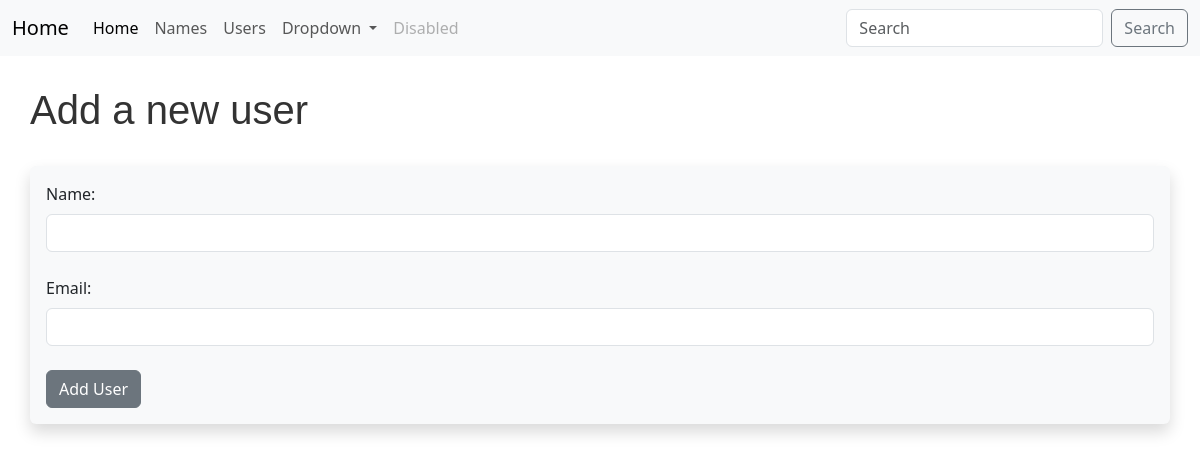
The app's page /add_user, older data.
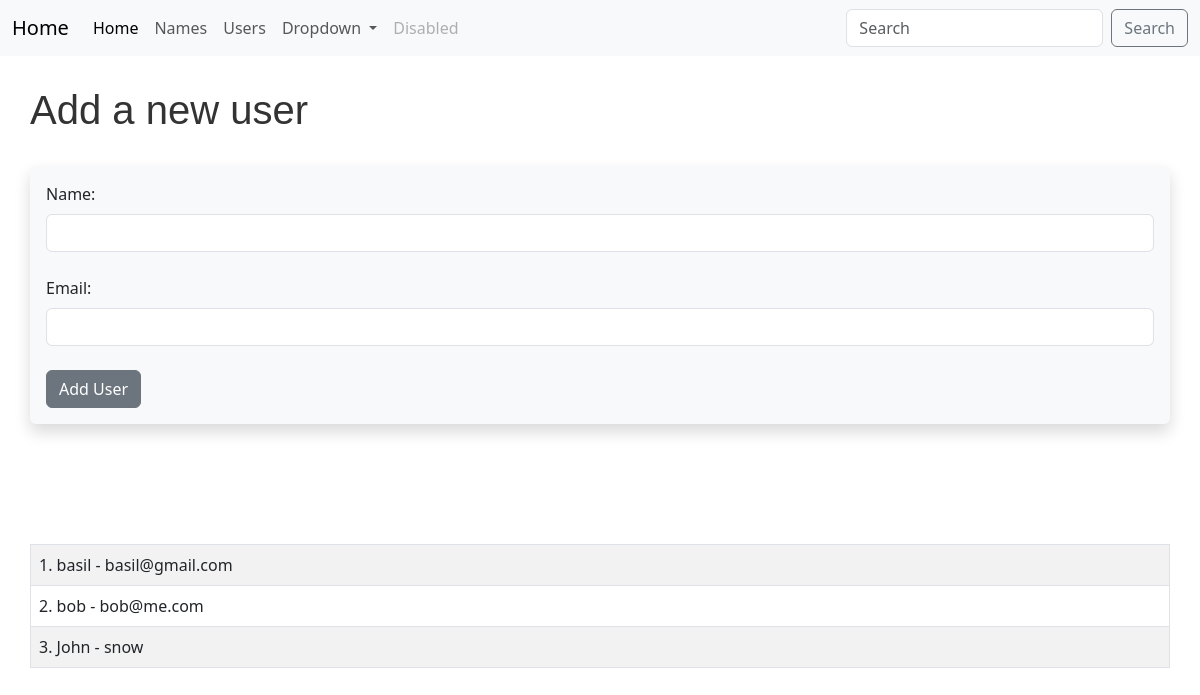
The same page, newer data.
### config.py (models this page shows, shortened)
class Users(db.Model):
    id = db.Column(db.Integer, primary_key=True)
    name = db.Column(db.String(200), nullable=False)
    email = db.Column(db.String(120), nullable=False, unique=True)
    date_added = db.Column(db.DateTime, default=datetime.utcnow)

### config.py (the view, shortened to what this page needs)
@app.route('/add_user', methods=['GET', 'POST'])
def add_user():
    name = None
    form = UserForm()
    our_users = Users.query.order_by(Users.date_added)
    return render_template("add_user.html",
        form = form,
        name = name,
        our_users=our_users)

### config.py
class UserForm(FlaskForm):
    name = StringField("Name:", validators=[DataRequired()])
    email = StringField("Email:", validators=[DataRequired()])
    submit = SubmitField("Add User")

### templates/add_user.html (shortened to what this page needs)
{% extends 'base.html' %}
{% block content %}
{% if name %}
    <h1> User Added ! </h1>
    {% for message in get_flashed_messages()  %}
    <div class="alert alert-warning alert-dismissible fade show" role="alert">
       {{name }} {{ message }}
        <button type="button" class="btn-close" data-bs-dismiss="alert" aria-label="Close"></button>
      </div>
    {% endfor %}
    <br/> <br/> <br/>
    <table class="table table-striped table-hover table-bordered">
        {% for our_user in our_users %}
        <tr>
           <td>{{our_user.id }}. {{ our_user.name
        }} - {{ our_user.email }} </td>
        </tr>
        {% endfor %}
        </table>
{% else %}
    <h1>Add a new user </h1>
    <br/>
    <div class="shadow p-3 mb-5 bg-body-tertiary rounded">
    <form method="POST">
        {{ form.name.label (class="form-label") }}
        {{ form.name(class="form-control") }}
        <br/>
        {{ form.email.label(class="form-label")}}
        {{ form.email(class="form-control") }}
        <br/>
        {{ form.submit(class="btn btn-secondary") }}
    </form>
    </div>
<br/> <br/> <br/>
<table class="table table-striped table-hover table-bordered">
{% for our_user in our_users %}
<tr>
   <td>{{our_user.id }}. {{ our_user.name
}} - {{ our_user.email }} </td>
</tr>
{% endfor %}
</table>
{% endif %}
{% endblock %}

Row changes from the older to the newer data that the page shows:
added Users: id "1", name "basil", email "basil@gmail.com"
added Users: id "2", name "bob", email "bob@me.com"
added Users: id "3", name "John", email "snow"
